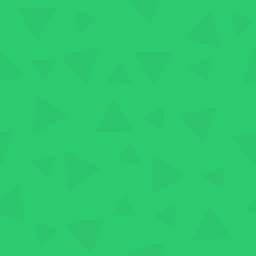
#> input picture TowerDefenseFX/src/main/resources/assets/kenney/PNG/Default size/towerDefense_tile024.png, 64 x 64 px, found by its file name (shown 4 times larger)
$ python recreate_final_sample.py
#> lines starting #> are read from the running program, lines starting #| are printed output that depends on the picture
import os
from PIL import Image

base_path = r"C:\Users\nikim\OneDrive\Desktop\proj4\kenney_tower-defense-top-down\PNG\Default size"
output_path = r"C:\Users\nikim\OneDrive\Desktop\proj4\kenney_tower-defense-top-down\Sample_new.png"

TILE_SIZE = 64

# Looking at the new sample more carefully
tiles = {
    # Ground
    'grass': 'towerDefense_tile024.png',
    'grass_light': 'towerDefense_tile091.png',  # Light green for placement spots
    'sand': 'towerDefense_tile093.png',  # Sandy/tan color for tower base area

    # Path tiles - brown dirt path
    'path_h': 'towerDefense_tile050.png',
    'path_v': 'towerDefense_tile001.png',
    'path_tl': 'towerDefense_tile002.png',
    'path_tr': 'towerDefense_tile003.png',
    'path_bl': 'towerDefense_tile004.png',
    'path_br': 'towerDefense_tile005.png',

    # Obstacles
    'bush': 'towerDefense_tile133.png',
    'rock': 'towerDefense_tile136.png',
    'crater': 'towerDefense_tile019.png',

    # Tower
    'tower_base': 'towerDefense_tile180.png',
    'tower_red': 'towerDefense_tile206.png',

    # Enemy
    'enemy': 'towerDefense_tile245.png',

    # UI/Markers
    'crosshair': 'towerDefense_tile015.png',
}

# Analyzing the sample image more carefully:
# It's approximately 12 tiles wide and 9 tiles tall
# The path forms a loop around the edge
# There's a central tower on a light/sand colored base
# Green placement spots are scattered around
# Enemies (red tanks) are on the path

grid = [
    # Row 0 - top path
    ['g', 'g', 'ph', 'ph', 'ph', 'ph', 'ph', 'ph', 'ph', 'ph', 'p1', 'g'],
    # Row 1
    ['g', 'g', 'pv', 'g', 'g', 'g', 'g', 'g', 'g', 'g', 'pv', 'g'],
    # Row 2
    ['g', 'p4', 'p3', 'g', 'b', 'b', 'g', 'g', 'g', 'g', 'pv', 'g'],
    # Row 3
    ['g', 'pv', 'g', 'g', 'b', 'b', 'l', 'l', 'l', 'g', 'pv', 'g'],
    # Row 4 - center with tower
    ['g', 'pv', 'g', 'g', 'g', 'r', 's', 's', 's', 'g', 'pv', 'g'],
    # Row 5
    ['g', 'pv', 'g', 'b', 'b', 'g', 's', 'x', 's', 'g', 'pv', 'g'],
    # Row 6
    ['g', 'pv', 'b', 'b', 'b', 'g', 's', 's', 's', 'l', 'pv', 'g'],
    # Row 7
    ['g', 'pv', 'g', 'g', 'g', 'g', 'r', 'g', 'l', 'g', 'pv', 'g'],
    # Row 8 - bottom path
    ['g', 'p2', 'ph', 'ph', 'ph', 'ph', 'ph', 'ph', 'ph', 'ph', 'p3', 'g'],
]

legend = {
    'g': 'grass',
    'ph': 'path_h',
    'pv': 'path_v',
    'p1': 'path_tl',
    'p2': 'path_tr',
    'p3': 'path_bl',
    'p4': 'path_br',
    'b': 'bush',
    'r': 'rock',
    'l': 'grass_light',  # Light green placement spots
    's': 'sand',  # Sandy area for tower
    'x': 'tower',  # Tower position marker
}

def load_tile(tile_name):
    """Load a tile image"""
    if tile_name in tiles:
        tile_path = os.path.join(base_path, tiles[tile_name])
        if os.path.exists(tile_path):
            return Image.open(tile_path).convert('RGBA')
    return None

def create_final_map():
    """Create the final tower defense map"""

    width = 12 * TILE_SIZE
    height = 9 * TILE_SIZE

    # Create base image
    image = Image.new('RGBA', (width, height), (100, 150, 100, 255))
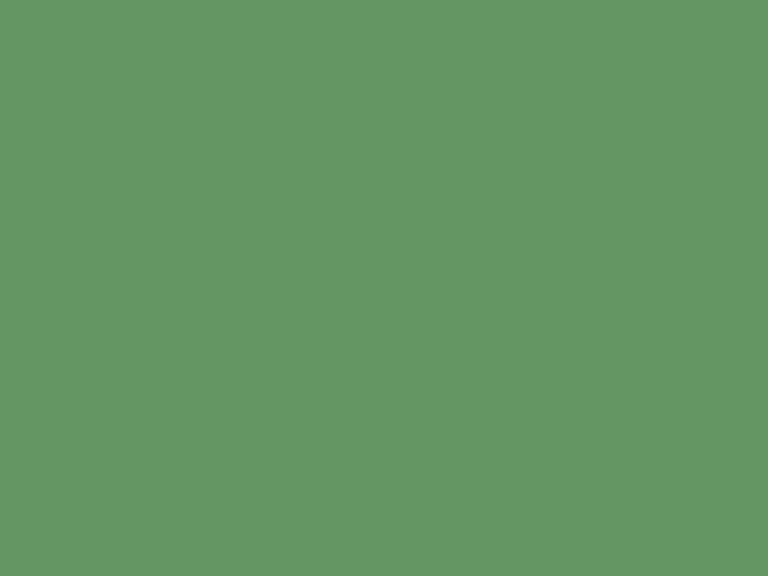
#> image: PIL image 768x576 RGBA; mean R, G, B, A 100, 150, 100, 255

    # Draw base tiles
    for y, row in enumerate(grid):
        for x, code in enumerate(row):
            if code in legend:
                if code == 'x':
                    # Skip tower marker, will place tower later
                    tile = load_tile('sand')
                else:
                    tile_name = legend[code]
                    tile = load_tile(tile_name)

                if tile:
                    image.paste(tile, (x * TILE_SIZE, y * TILE_SIZE), tile)

    # Place the central tower at position marked with 'x'
    tower_x = 7
#> tower_x = 7
    tower_y = 5

    # First place the tower base
    base = load_tile('tower_base')
    if base:
        image.paste(base, (tower_x * TILE_SIZE, tower_y * TILE_SIZE), base)

    # Then place the red tower on top
    tower = load_tile('tower_red')
    if tower:
        image.paste(tower, (tower_x * TILE_SIZE, tower_y * TILE_SIZE), tower)

    # Place enemies on the path
    enemy_positions = [
        (1, 2),   # Left enemy
        (2, 0),   # Top enemy
        (10, 6),  # Right enemy
    ]

    for ex, ey in enemy_positions:
        enemy = load_tile('enemy')
        if enemy:
            # Scale to fit on path
            enemy = enemy.resize((50, 50), Image.Resampling.LANCZOS)
            offset = 7
            image.paste(enemy, (ex * TILE_SIZE + offset, ey * TILE_SIZE + offset), enemy)

    # Add crosshair/target marker
    crosshair = load_tile('crosshair')
    if crosshair:
        # Place at position (7, 3)
        image.paste(crosshair, (7 * TILE_SIZE, 3 * TILE_SIZE), crosshair)

    return image

if __name__ == "__main__":
    print("Creating final tower defense map...")
    final_map = create_final_map()
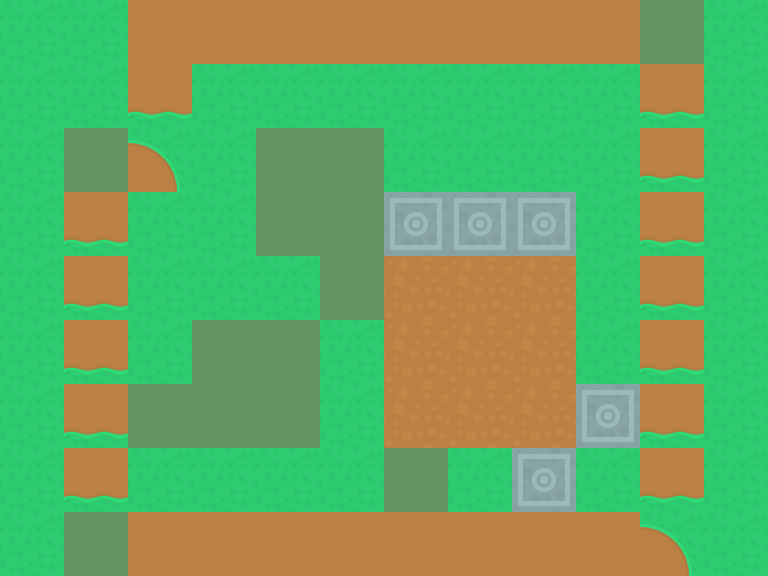
#> final_map: PIL image 768x576 RGBA; mean R, G, B, A 104.2, 169.5, 98.6, 255
    final_map.save(output_path, 'PNG')
    print(f"Map saved to: {output_path}")
    print(f"Size: {final_map.size}")
#| Size: (768, 576)
